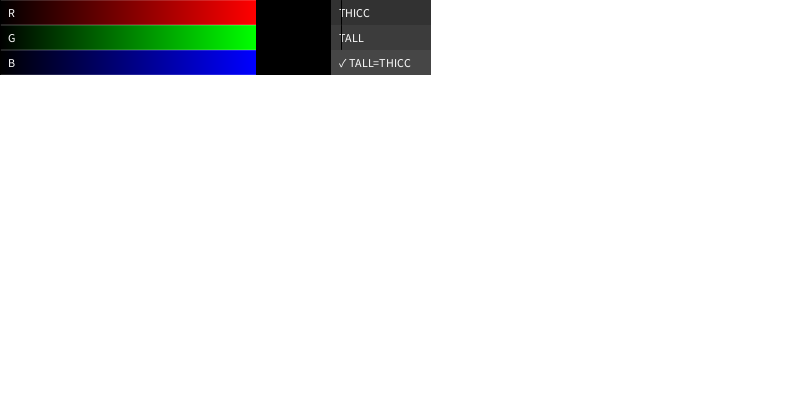
Frame 1 (no input)
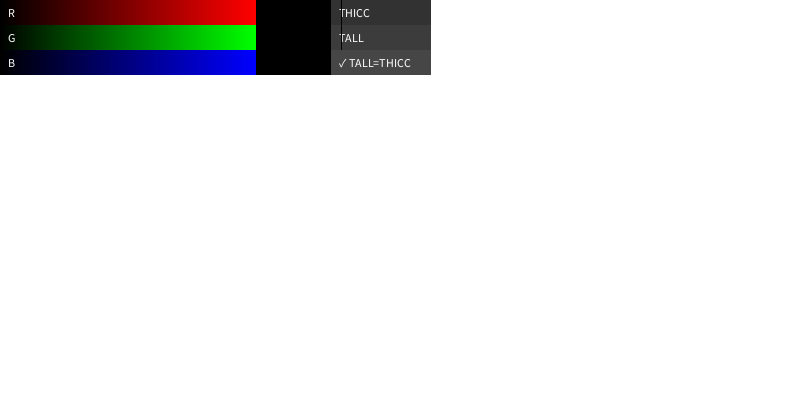
Frame 60 (the mouse pressed at the canvas centre just before this capture)
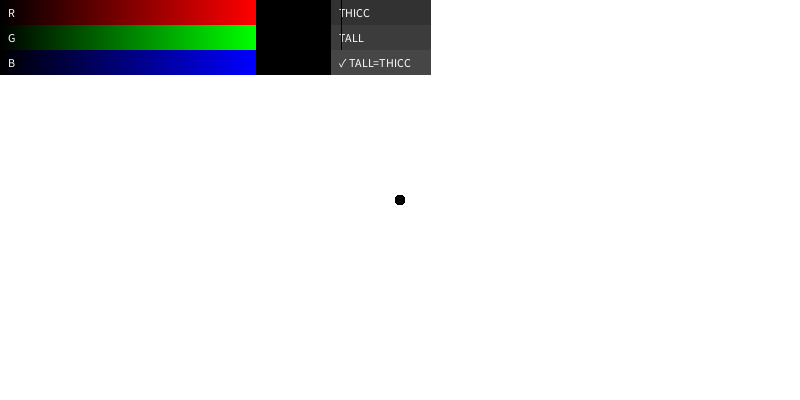
Frame 120 (the mouse held since frame 60 and released just before this capture)

The Processing sketch that drew these frames (run headless with seeded random() and noise(); from frame 60 on, the mouse is pressed at the canvas centre):

// Processing sketch: paintclonesliders_methods
// ── paintclonesliders_methods.pde
//define variables
int prevmouseX = 0;
int prevmouseY = 0;
int thicc = 10;
int tall = 10;
int red = 0;
int green = 0;
int blue = 0;
int thicctall = 1;
//set canvas size & color
void setup() {
  size(800, 400);
  background(255);
}
//start drawing
void draw() {
  //collision for color sliders
  if (mousePressed && mouseX<256 && mouseY<25) {
    red = mouseX;
  }
  if (mousePressed && mouseX<256 && mouseY>24 && mouseY<50) {
    green = mouseX;
  }
  if (mousePressed && mouseX<256 && mouseY>49 && mouseY<75) {
    blue = mouseX;
  }
  //collision for thicc slider
  if (mousePressed && mouseX>330 && mouseX<431 && mouseY<25) {
    thicc = mouseX-331;
  }
  //collision for tall slider
  if (mousePressed && mouseX>330 && mouseX<431 && mouseY>24 && mouseY<50) {
    tall = mouseX-331;
  }
  //set fill to whatever is defined by sliders
  fill(red, green, blue);
  //show the current fill at the top of the screen
  noStroke();
  rect(256, 0, 75, 75);
  //use the mouse's current & previous location to draw when mouse is clicked and not in sliders
  if (mousePressed && mouseY>74) {
    noStroke();
    ellipse(mouseX, mouseY, thicc, tall);
    stroke(red, green, blue);
    //strokeWeight(thicc);
    //line(mouseX, mouseY, prevmouseX, prevmouseY);
  }
  strokeWeight(1);
  //draw sliders using current fill
  for (int i = 0; i<256; i++) {
    stroke(red-red+i, green, blue);
    line(i, 0, i, 24);
  }
  for (int i = 0; i<256; i++) {
    stroke(red, green-green+i, blue);
    line(i, 25, i, 49);
  }
  for (int i = 0; i<256; i++) {
    stroke(red, green, blue-blue+i);
    line(i, 50, i, 74);
  }
  //draw thicc & height sliders
  noStroke();
  fill(50);
  rect(331, 0, 100, 25);
  fill(60);
  rect(331, 25, 100, 25);
  fill(70);
  rect(331, 50, 100, 25);
  //effects and text of tall=thicc button
  fill(255);
  if (thicctall == 1) {
    tall = thicc;
    text("✓ TALL=THICC", 339, 67);
  } else {
    text("X TALL=THICC", 339, 67);
  }
  //draw labels for all sliders
  fill(255);
  text("R", 8, 17);
  text("G", 8, 42);
  text("B", 8, 67);
  text("THICC", 339, 17);
  text("TALL", 339, 42);
  //draw cursors for all sliders
  stroke(0);
  line(red, 0, red, 24);
  line(green, 25, green, 49);
  line(blue, 50, blue, 74);
  line(thicc+331, 0, thicc+331, 24);
  line(tall+331, 25, tall+331, 49);
  //update previouse mouse position
  prevmouseX = mouseX;
  prevmouseY = mouseY;
}
void mouseClicked() {
  //colision for tall=thicc button
  if (mouseX>330 && mouseX<431 && mouseY>49 && mouseY<75) {
    thicctall = (thicctall+1)%2;
  }
}
void brushdraw(int number){
  if(number == 0){}
  if(number == 1){}
  if(number == 2){}
  if(number == 3){}
  if(number == 4){}
  if(number == 5){}
  if(number == 6){}
  if(number == 7){}
  if(number == 8){}
}
void star(){
  
}
